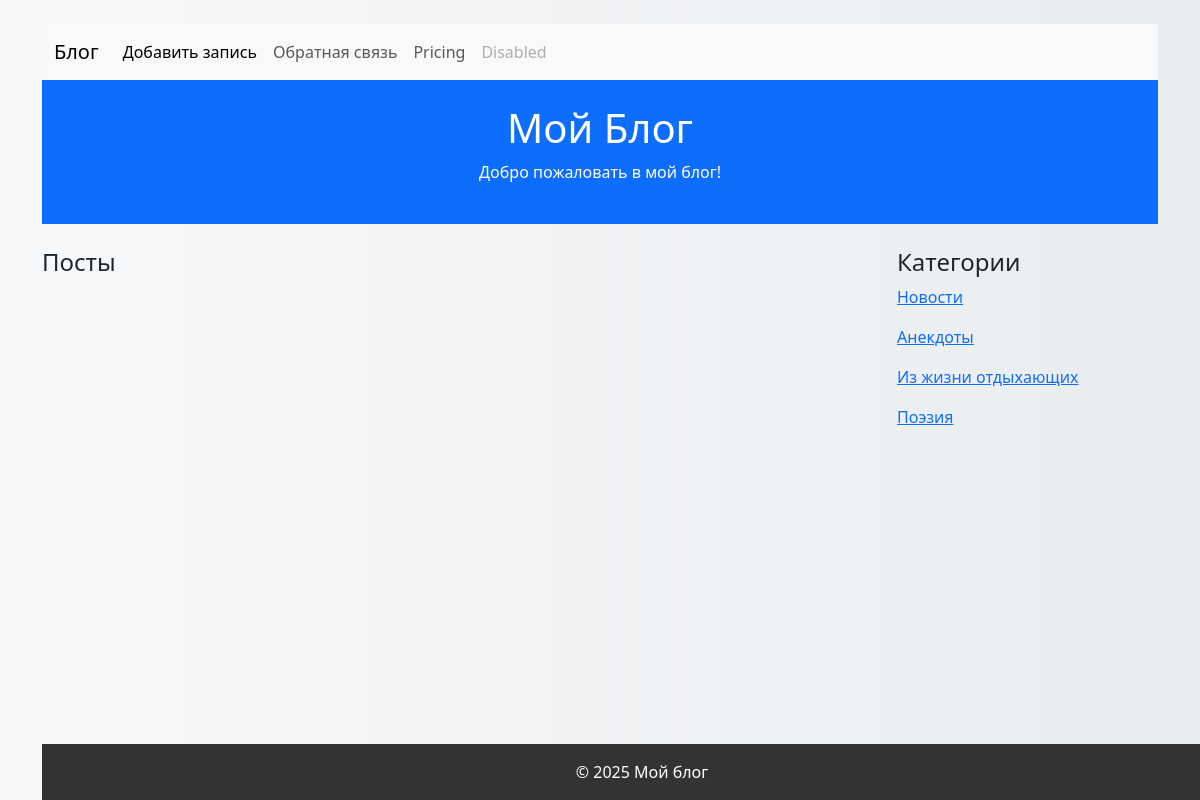
Screenshot of /?category=3 with the database file from the repository.
### core/models.py (models this page shows, shortened)
class PostCategory(models.Model):
    title = models.CharField(max_length=255, verbose_name='Название')
    class Meta:
        verbose_name = 'Категория'
        verbose_name_plural = 'Категории'

### core/views.py (the view)
# urls.py: path('', views.main, name='main'),
def main (request):
    posts = Post.objects.all()
    category = request.GET.get('category')
    if category:
        posts = posts.filter(category__id=category)
    categories = PostCategory.objects.all()
    return render(request, 'index.html', {'posts': posts, 'categories': categories})

### templates/index.html (shortened to what this page needs)
{% extends 'base.html' %}
{% block content %}
<div class="row mt-4">
        <div class="col-md-9">
            <h4>Посты</h4>
        </div>
        <div class="col-md-3">
            <h4>Категории</h4>
            {% for category in categories %}
            <p><a href="?category={{ category.id }}">{{ category.title}}</a></p>
            {% endfor %}
        </div>
</div>
{% endblock %}

### templates/base.html (style rules this page uses)
body { background: linear-gradient(to right, #f8f9fa, #e9ecef); }

### rows the page displays
PostCategory: title "Новости"
PostCategory: title "Анекдоты"
PostCategory: title "Из жизни отдыхающих"
PostCategory: title "Поэзия"
